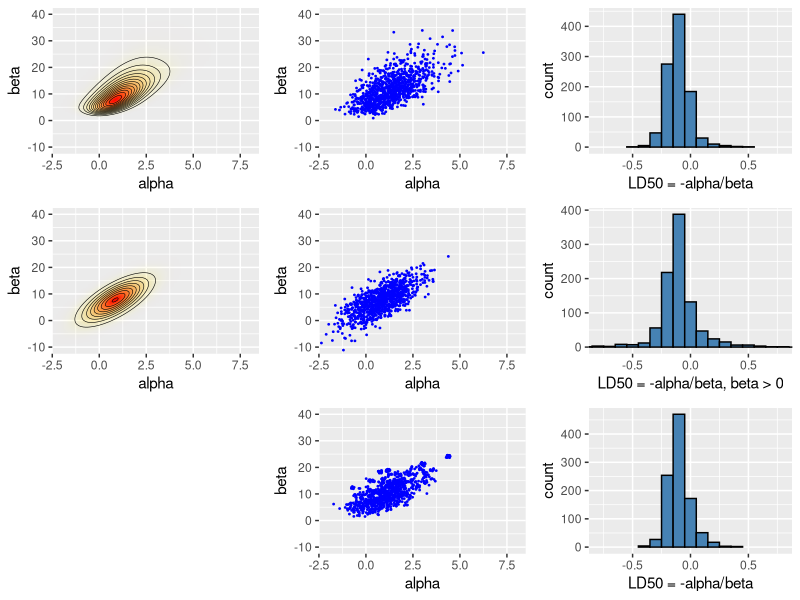

This chart was generated by the following R code:
# Bayesian data analysis
# Aki Vehtari <Aki.Vehtari@aalto.fi>
# Markus Paasiniemi <Markus.Paasiniemi@aalto.fi>

library(ggplot2)
library(gridExtra)
library(grid)
library(tidyr)
library(MASS)

# Normal approximaton for Bioassay model.

# Bioassay data, (BDA3 page 86)
df1 <- data.frame(
  x = c(-0.86, -0.30, -0.05, 0.73),
  n = c(5, 5, 5, 5),
  y = c(0, 1, 3, 5)
)

# compute the posterior density in a grid
#  - usually should be computed in logarithms!
#  - with alternative prior, check that range and spacing of A and B
#    are sensible

A = seq(-4, 8, length.out = 100)
B = seq(-10, 40, length.out = 100)

# make vectors that contain all pairwise combinations of A and B
cA <- rep(A, each = length(B))
cB <- rep(B, length(A))

# a helper function to calculate the log likelihood
logl <- function(df, a, b)
  df['y']*(a + b*df['x']) - df['n']*log1p(exp(a + b*df['x']))

# calculate likelihoods: apply logl function for each observation
# ie. each row of data frame of x, n and y
p <- apply(df1, 1, logl, cA, cB) %>% rowSums() %>% exp()


# sample from the grid (with replacement)
nsamp <- 1000
samp_indices <- sample(length(p), size = nsamp,
                       replace = T, prob = p/sum(p))

samp_A <- cA[samp_indices[1:nsamp]]
samp_B <- cB[samp_indices[1:nsamp]]
# add random jitter, see BDA3 p. 76
samp_A <- samp_A + runif(nsamp, A[1] - A[2], A[2] - A[1])
samp_B <- samp_B + runif(nsamp, B[1] - B[2], B[2] - B[1])

# samples of LD50
samp_ld50 <- -samp_A/samp_B

# limits for the plots
xl <- c(-2, 8)
yl <- c(-10, 40)

# create a plot of the posterior density
pos <- ggplot(data = data.frame(cA ,cB, p), aes(x = cA, y = cB)) +
  geom_raster(aes(fill = p, alpha = p), interpolate = T) +
  geom_contour(aes(z = p), colour = 'black', size = 0.2) +
  coord_cartesian(xlim = xl, ylim = yl) +
  labs(x = 'alpha', y = 'beta') +
  scale_fill_gradient(low = 'yellow', high = 'red', guide = F) +
  scale_alpha(range = c(0, 1), guide = F)

# plot of the samples
sam <- ggplot(data = data.frame(samp_A, samp_B)) +
  geom_point(aes(samp_A, samp_B), color = 'blue', size = 0.3) +
  coord_cartesian(xlim = xl, ylim = yl) +
  labs(x = 'alpha', y = 'beta')

# plot of the histogram of LD50
his <- ggplot() +
  geom_histogram(aes(samp_ld50), binwidth = 0.1,
                 fill = 'steelblue', color = 'black') +
  coord_cartesian(xlim = c(-0.8, 0.8)) +
  labs(x = 'LD50 = -alpha/beta')

# define the function to be optimized
bioassayfun <- function(w, df) {
  z <- w[1] + w[2]*df$x
  -sum(df$y*(z) - df$n*log1p(exp(z)))
}


# initial guess
w0 <- c(0,0)
optim_res <- optim(w0, bioassayfun, gr = NULL, df1, hessian = T)
w <- optim_res$par
S <- solve(optim_res$hessian)

# multivariate normal probability density function
dmvnorm <- function(x, mu, sig)
  exp(-0.5*(length(x)*log(2*pi) + log(det(sig)) + (x-mu)%*%solve(sig, x-mu)))

# evaluate likelihood at points (cA,cB) 
# this is just for illustration and would not be needed otherwise
p <- apply(cbind(cA, cB), 1, dmvnorm, w, S)

# sample from the multivariate normal 
samp_norm <- mvrnorm(nsamp, w, S)

# samples of LD50 conditional beta > 0
# Normal approximation does not take into account that the posterior
# is not symmetric and that there is very low density for negative
# beta values. Based on the draws from the normal approximation
# is is estimated that there is about 5% probability that beta is negative!
bpi <- samp_norm[,2] > 0
samp_norm_ld50 <- -samp_norm[bpi,1]/samp_norm[bpi,2]

# create a plot of the posterior density
pos_norm <- ggplot(data = data.frame(cA ,cB, p), aes(x = cA, y = cB)) +
  geom_raster(aes(fill = p, alpha = p), interpolate = T) +
  geom_contour(aes(z = p), colour = 'black', size = 0.2) +
  coord_cartesian(xlim = xl, ylim = yl) +
  labs(x = 'alpha', y = 'beta') +
  scale_fill_gradient(low = 'yellow', high = 'red', guide = F) +
  scale_alpha(range = c(0, 1), guide = F)

# plot of the samples
sam_norm <- ggplot(data = data.frame(samp_A=samp_norm[,1], samp_B=samp_norm[,2])) +
  geom_point(aes(samp_A, samp_B), color = 'blue', size = 0.3) +
  coord_cartesian(xlim = xl, ylim = yl) +
  labs(x = 'alpha', y = 'beta')

# plot of the histogram of LD50
his_norm <- ggplot() +
  geom_histogram(aes(samp_norm_ld50), binwidth = 0.1,
                 fill = 'steelblue', color = 'black') +
  coord_cartesian(xlim = c(-0.8, 0.8)) +
  labs(x = 'LD50 = -alpha/beta, beta > 0')

# importance sampling
# multivariate normal log probability density function
ldmvnorm <- function(x, mu, sig)
  (-0.5*(length(x)*log(2*pi) + log(det(sig)) + (x-mu)%*%solve(sig, x-mu)))
lg <- apply(samp_norm, 1, ldmvnorm, w, S)
lp <- apply(df1, 1, logl, samp_norm[,1], samp_norm[,2]) %>% rowSums()
lw <- lp-lg
library(loo)
psis <- psislw(lw)
pis <- exp(psis$lw_smooth)
# Pareto diagnostics
print(psis$pareto_k)

# Importance sampling weights could be used to weight different expectations directly, but 
# for visualisation and easy computation of LD50 histogram, we use resampling importance sampling.
samp_indices <- sample(length(pis), size = nsamp,
                       replace = T, prob = pis)

rissamp_A <- samp_norm[samp_indices,1]
rissamp_B <- samp_norm[samp_indices,2]
# add random jitter, see BDA3 p. 76
rissamp_A <- rissamp_A + runif(nsamp, A[1] - A[2], A[2] - A[1])
rissamp_B <- rissamp_B + runif(nsamp, B[1] - B[2], B[2] - B[1])

# samples of LD50 
rissamp_ld50 <- -rissamp_A/rissamp_B

# plot of the samples
sam_ris <- ggplot(data = data.frame(rissamp_A, rissamp_B)) +
  geom_point(aes(rissamp_A, rissamp_B), color = 'blue', size = 0.3) +
  coord_cartesian(xlim = xl, ylim = yl) +
  labs(x = 'alpha', y = 'beta')

# plot of the histogram of LD50
his_ris <- ggplot() +
  geom_histogram(aes(rissamp_ld50), binwidth = 0.1,
                 fill = 'steelblue', color = 'black') +
  coord_cartesian(xlim = c(-0.8, 0.8)) +
  labs(x = 'LD50 = -alpha/beta')


# combine the plots
blank <- grid.rect(gp=gpar(col="white"))
grid.arrange(pos, sam, his, pos_norm, sam_norm, his_norm, blank, sam_ris, his_ris, ncol=3)
